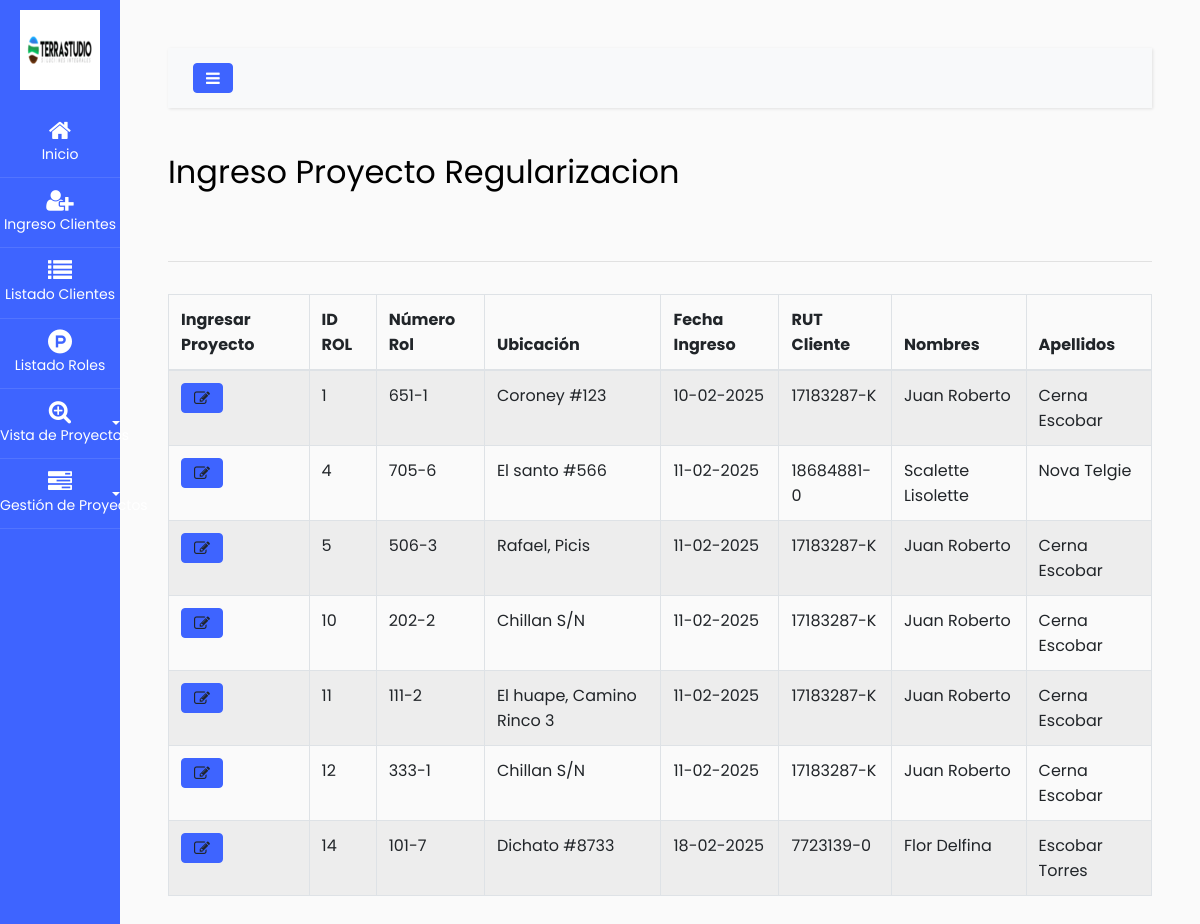
The page /ingreso/Ingreso_Fusion.php (signed in) on the database its author committed.
### tables this page shows
CREATE TABLE `rol` (
  `id_rol` int(11) NOT NULL,
  `numero_rol` varchar(30) DEFAULT NULL,
  `ubicacion` varchar(255) NOT NULL,
  `id_cliente` int(11) NOT NULL,
  `fecha_rol` date DEFAULT NULL
);

CREATE TABLE `cliente` (
  `id_cliente` int(11) NOT NULL,
  `rut_cliente` varchar(10) DEFAULT NULL,
  `nombres` varchar(30) DEFAULT NULL,
  `apellidos` varchar(30) DEFAULT NULL,
  `email` varchar(50) NOT NULL,
  `telefono` varchar(10) DEFAULT NULL,
  `ubicacion` varchar(255) DEFAULT NULL,
  `profesional` varchar(30) DEFAULT NULL,
  `fecha_creacion` date DEFAULT NULL
);

### ingreso/f_buscar/buscar_rol.php (the view, shortened to what this page needs)
<?php
$mysqli = mysqli_connect("localhost", "root", "", "topografia");
$salida = "<table id='roles' class='display table table-striped table-bordered' style='width:100%'>
            <thead>
                <tr>
                    <th>Ingresar Proyecto</th>
                    <th>ID ROL</th>
                    <th>Número Rol</th>
                    <th>Ubicación</th>
                    <th>Fecha Ingreso</th>
                    <th>RUT Cliente</th>
                    <th>Nombres</th>
                    <th>Apellidos</th>
                </tr>
            </thead>
            <tbody>";
$query = "SELECT rol.id_rol, rol.numero_rol, rol.ubicacion, cliente.id_cliente, cliente.rut_cliente, cliente.nombres, cliente.apellidos, rol.fecha_rol
          FROM rol
          JOIN cliente ON rol.id_cliente = cliente.id_cliente";
$resultado = $mysqli->query($query);
if ($resultado && $resultado->num_rows > 0) {
    while ($fila = $resultado->fetch_assoc()) {
        $fechaFormateada = !empty($fila['fecha_rol']) ? date("d-m-Y", strtotime($fila['fecha_rol'])) : "No especificada";
        $salida .= "<tr>
                        <td class='center'>
                            <a class='btn btn-primary product1' codigo1='".htmlspecialchars($fila['id_rol'])."' codigo2='".htmlspecialchars($fila['id_cliente'])."' data-toggle='modal' data-target='#Ingreso1'>
                                <i class='fa fa-edit'></i>
                            </a>
                        </td>
                        <td>".htmlspecialchars($fila['id_rol'])."</td>
                        <td>".htmlspecialchars($fila['numero_rol'])."</td>
                        <td>".htmlspecialchars($fila['ubicacion'])."</td>
                        <td>".$fechaFormateada."</td>
                        <td>".htmlspecialchars($fila['rut_cliente'])."</td>
                        <td>".htmlspecialchars($fila['nombres'])."</td>
                        <td>".htmlspecialchars($fila['apellidos'])."</td>
                    </tr>";
    }
} else {
    $salida .= "<tr><td colspan='8' class='text-center'>No hay datos disponibles</td></tr>";
}
$salida .= "</tbody></table>";
echo $salida;
?>

### ingreso/Ingreso_Fusion.php (shortened to what this page needs)
<html lang="en">
  <head>
		<link rel="stylesheet" href="https://stackpath.bootstrapcdn.com/font-awesome/4.7.0/css/font-awesome.min.css">
		<link rel="stylesheet" href="css/style.css">
    <link rel="stylesheet" href="https://cdn.datatables.net/2.2.2/css/dataTables.dataTables.css" />
  </head>
  <body>
		<div class="wrapper d-flex align-items-stretch">
    <?php
			include "navbar/navbar.php";
      ?>
      <div id="content" class="p-4 p-md-5">
        <nav class="navbar navbar-expand-lg navbar-light bg-light">
          <div class="container-fluid">
            <button type="button" id="sidebarCollapse" class="btn btn-primary">
              <i class="fa fa-bars"></i>
            </button>
          </div>
        </nav>
        <h2 class="mb-4">Ingreso Proyecto Regularizacion</h2>
              <br>
              <hr>
              <table class="table table-bordered" id="" width="100%" cellspacing="0">
                  <thead>
                    <?php include 'f_buscar/buscar_rol.php'?>
                </table>
</div>
  </div>
</body>
</html>

### ingreso/navbar/navbar.php (shortened to what this page needs)
<link href="css/style.css" rel="stylesheet">
<nav id="sidebar" class="active">
    <h1><a href="dashboard.php" class="logo"><img src="images/logo.png"/></a></h1>
    <ul class="list-unstyled components mb-5">
        <li class="active">
            <a href="dashboard.php"><span class="fa fa-home"></span> Inicio</a>
        </li>
        <li>
            <a href="cliente.php"><span class="fa fa-user-plus"></span> Ingreso Clientes</a>
        </li>
        <li>
            <a href="Listado_Cliente.php"><span class="fa fa-list"></span> Listado Clientes</a>
        </li>
        <li>
            <a href="Listado_Roles.php"><span class="fa fa-product-hunt"></span> Listado Roles</a>
        </li>
        <li>
            <a href="#submenuProyectos" data-toggle="collapse" aria-expanded="false" class="dropdown-toggle">
                <span class="fa fa-search-plus"></span> Vista de Proyectos
            </a>
        </li>
        <li>
            <a href="#submenuProyectos1" data-toggle="collapse" aria-expanded="false" class="dropdown-toggle">
                <span class="fa fa-tasks"></span> Gestión de Proyectos
            </a>
        </li>
    </ul>
</nav>

### rows shown on the page
rol: id_rol "1", numero_rol "651-1", ubicacion "Coroney #123", fecha_rol "10-02-2025", id_cliente.rut_cliente "17183287-K", id_cliente.nombres "Juan Roberto", id_cliente.apellidos "Cerna Escobar"
rol: id_rol "4", numero_rol "705-6", ubicacion "El santo #566", fecha_rol "11-02-2025", id_cliente.rut_cliente "18684881-0", id_cliente.nombres "Scalette Lisolette", id_cliente.apellidos "Nova Telgie"
rol: id_rol "5", numero_rol "506-3", ubicacion "Rafael, Picis", fecha_rol "11-02-2025", id_cliente.rut_cliente "17183287-K", id_cliente.nombres "Juan Roberto", id_cliente.apellidos "Cerna Escobar"
rol: id_rol "10", numero_rol "202-2", ubicacion "Chillan S/N", fecha_rol "11-02-2025", id_cliente.rut_cliente "17183287-K", id_cliente.nombres "Juan Roberto", id_cliente.apellidos "Cerna Escobar"
rol: id_rol "11", numero_rol "111-2", ubicacion "El huape, Camino Rinco 3", fecha_rol "11-02-2025", id_cliente.rut_cliente "17183287-K", id_cliente.nombres "Juan Roberto", id_cliente.apellidos "Cerna Escobar"
rol: id_rol "12", numero_rol "333-1", ubicacion "Chillan S/N", fecha_rol "11-02-2025", id_cliente.rut_cliente "17183287-K", id_cliente.nombres "Juan Roberto", id_cliente.apellidos "Cerna Escobar"
rol: id_rol "14", numero_rol "101-7", ubicacion "Dichato #8733", fecha_rol "18-02-2025", id_cliente.rut_cliente "7723139-0", id_cliente.nombres "Flor Delfina", id_cliente.apellidos "Escobar Torres"
